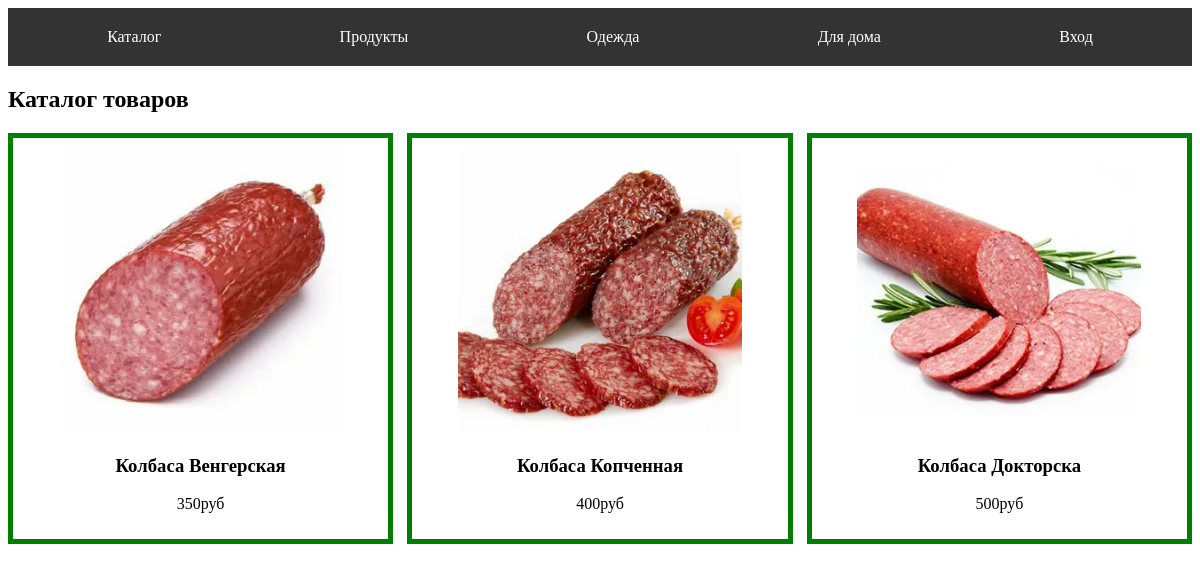
The app's page /, older data.
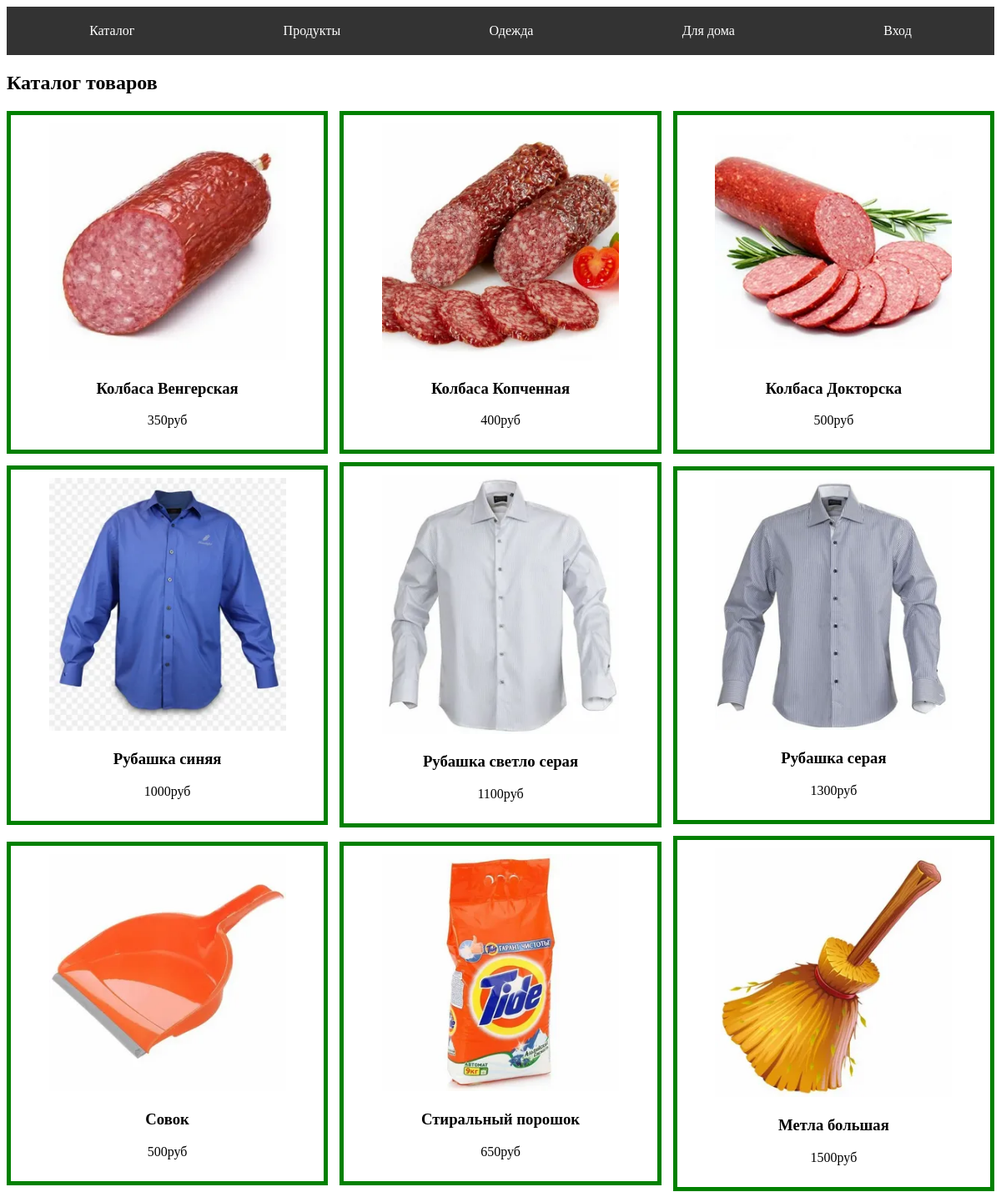
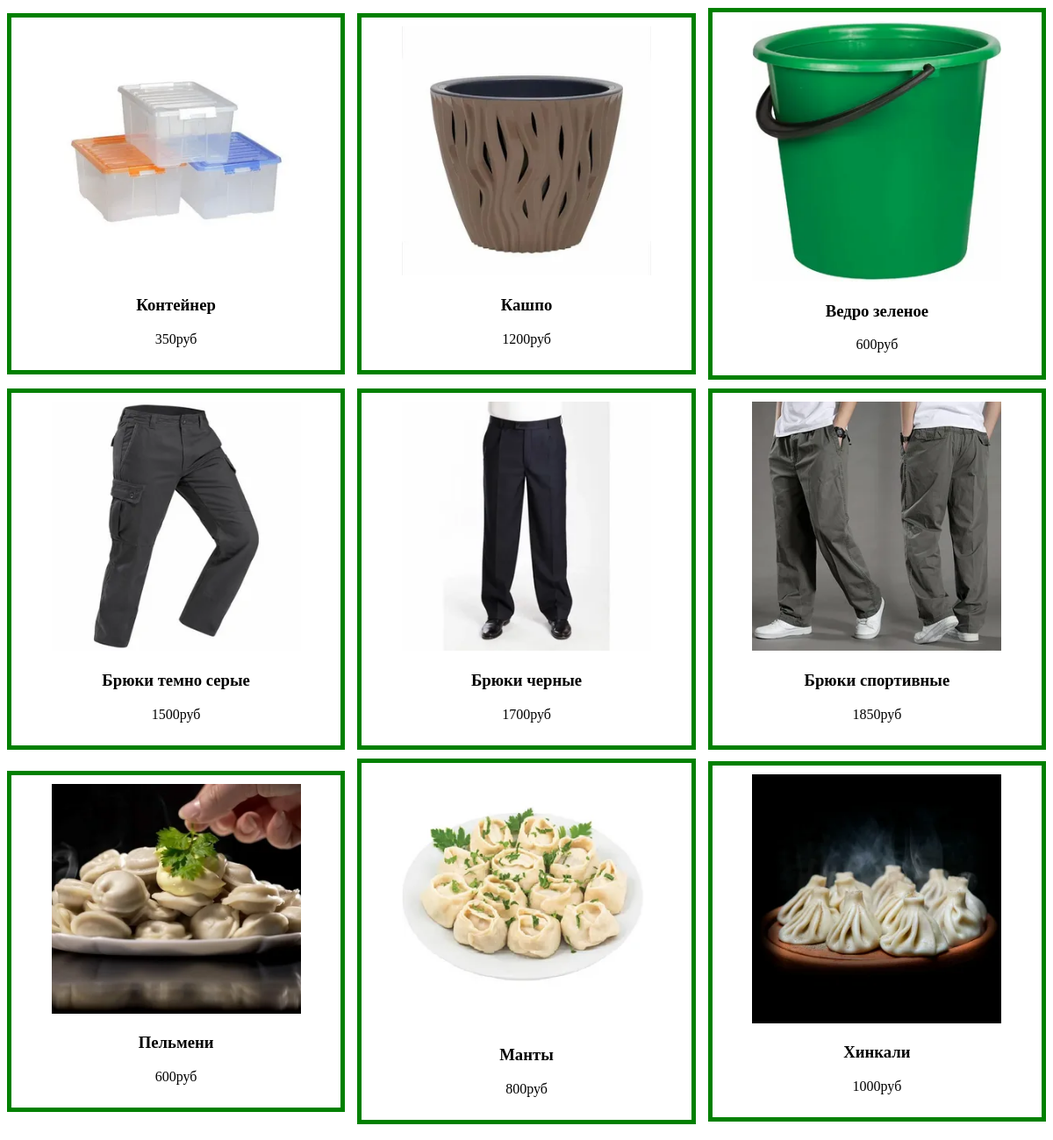
The same page, newer data (2 pictures, top to bottom).
### app/models.py (models this page shows, shortened)
class Tovar(models.Model):
    name = models.CharField(max_length=50, verbose_name='Название')
    price = models.IntegerField(verbose_name='Цена')
    image=models.FileField(verbose_name='Картинка', upload_to='img/', null=True, blank=True)
    discount= models.IntegerField(verbose_name='Скидка', default=0)
    category=models.ForeignKey(to=Category, on_delete=models.SET_NULL, null=True, blank=True)

### app/views.py (the view)
# urls.py: path('', views.index, name='index'),
def index (request):
    items=Tovar.objects.all()
    data={'items':items}
    return render(request, 'index.html', data)

### templates/index.html (shortened to what this page needs)
<!DOCTYPE html>
{% load static %}
<html lang="ru">
<head>
    {% block head %}
        <link rel="stylesheet" href="{% static 'css/catalog.css' %}">
        <link rel="stylesheet" href="{% static 'css/menu.css' %}">
    {% endblock %}
</head>
<body>
    {% block menu %}
<nav>
    <ul>
        <li>
            <a href="{% url 'index' %}">Каталог</a>
        </li>
        <li>
            <a href="{% url 'catalog' 'Продукты' %}">Продукты</a>
        </li>
        <li>
            <a href="{% url 'catalog' 'Одежда' %}">Одежда</a>
        </li>
        <li>
            <a href="{% url 'catalog' 'Для дома' %}">Для дома</a>
        </li>
        {% if user.is_authenticated %}
        <li>
            <a href="{% url 'cabinet' %}">Кабинет</a>
        </li>
        <li>
            <a href="{% url 'cart' %}">Корзина</a>
        </li>
        {% else %}
        <li>
            <a href="">Вход</a>
        </li>
        {% endif %}
    </ul>
</nav>
</body>
{% endblock %}
{% block content %}
<h2>Каталог товаров</h2>
    <div class = 'main-catalog'>
{% for one in items %}
<div class="card">
    <img src="{% static one.image %}" alt="">
    <h3>{{ one.name }}</h3>
    <p>{{ one.price }}руб</p>
</div>
{% endfor %}
</div>
{% endblock %}
</html>

### app/static/css/catalog.css (style rules this page uses)
.main-catalog { display: flex; flex-direction: row; align-items: center; justify-content:space-between ; flex-wrap: wrap; }
.card { width: 30%; border: 5px solid green; text-align: center; padding: 10px; margin-bottom: 10px; }
.card img { width: 80%; }

### app/static/css/menu.css (style rules this page uses)
nav { background-color: #333; padding: 10px; }
nav ul { list-style: none; margin: 0; padding: 0; display: flex; justify-content: space-around; }
nav li a { color: white; text-decoration: none; padding: 10px 15px; display: block; transition: background-color 0.3s ease; }

Row changes from the older to the newer data that the page shows:
added Tovar: image (picture), name "Рубашка синяя", price "1000"
added Tovar: image (picture), name "Рубашка светло серая", price "1100"
added Tovar: image (picture), name "Рубашка серая", price "1300"
added Tovar: image (picture), name "Совок", price "500"
added Tovar: image (picture), name "Стиральный порошок", price "650"
added Tovar: image (picture), name "Метла большая", price "1500"
added Tovar: image (picture), name "Контейнер", price "350"
added Tovar: image (picture), name "Кашпо", price "1200"
added Tovar: image (picture), name "Ведро зеленое", price "600"
added Tovar: image (picture), name "Брюки темно серые", price "1500"
added Tovar: image (picture), name "Брюки черные", price "1700"
added Tovar: image (picture), name "Брюки спортивные", price "1850"
added Tovar: image (picture), name "Пельмени", price "600"
added Tovar: image (picture), name "Манты", price "800"
added Tovar: image (picture), name "Хинкали", price "1000"
